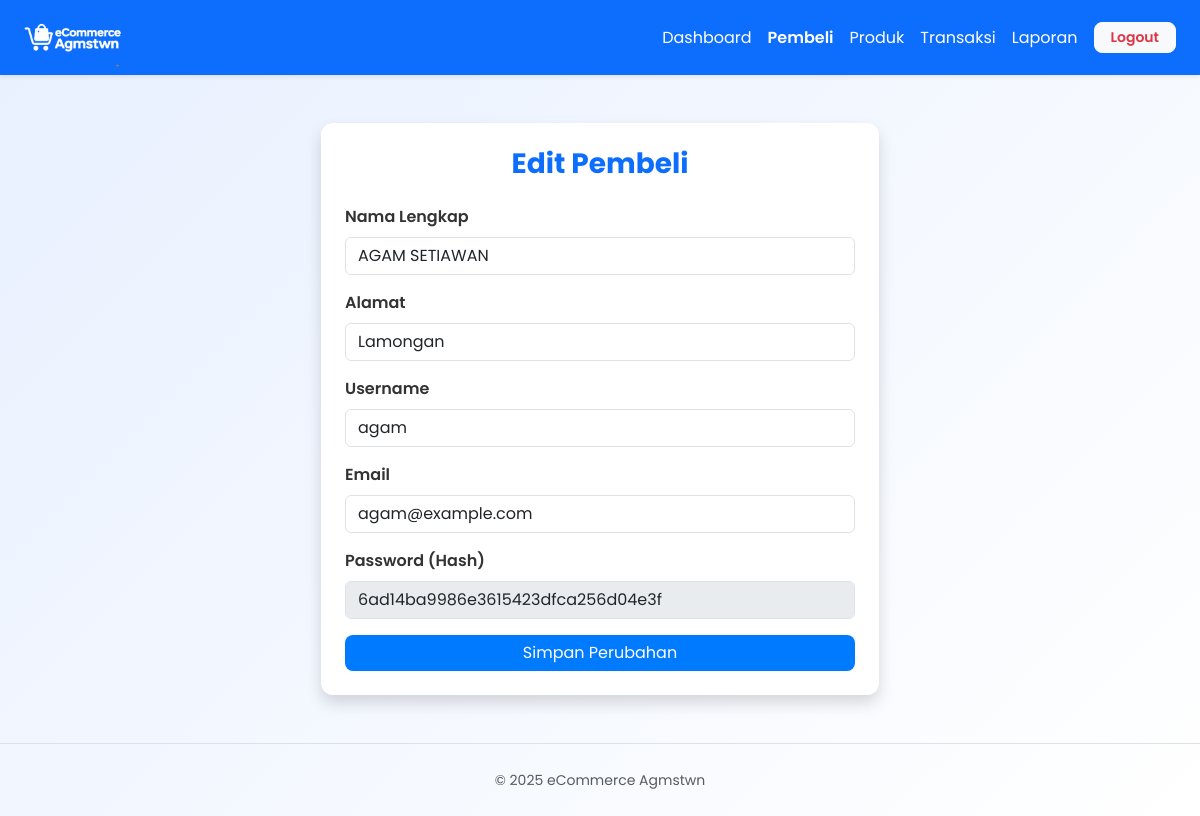
/admin/pembeli_edit.php?id=2 (signed in), run on the app's committed database.
### tables this page shows
CREATE TABLE `users` (
  `id` int(11) NOT NULL,
  `username` varchar(100) DEFAULT NULL,
  `password` varchar(255) DEFAULT NULL,
  `nama` varchar(100) DEFAULT NULL,
  `email` varchar(100) DEFAULT NULL,
  `alamat` varchar(255) DEFAULT NULL,
  `role` enum('admin','user') DEFAULT 'user'
);

### admin/pembeli_edit.php (the view, shortened to what this page needs)
<?php
include '../config/koneksi.php';
$id = intval($_GET['id']);
$p = mysqli_fetch_assoc(mysqli_query($conn, "SELECT * FROM users WHERE id='$id' AND role='user'"));
?>
<!DOCTYPE html>
<html lang="id">
<head>
<link href="https://cdn.jsdelivr.net/npm/bootstrap@5.3.3/dist/css/bootstrap.min.css" rel="stylesheet">
<link rel="stylesheet" href="../assets/style.css">
</head>
<body class="bg-light">
<nav class="navbar navbar-expand-lg navbar-dark bg-primary shadow-sm w-100" style="margin:0; padding:0;">
  <div class="container-fluid px-4">
    <a class="navbar-brand" href="index.php">
        <img src="../assets/logo.png" alt="eCommerce Agmstwn">
    </a>
    <div class="collapse navbar-collapse" id="adminNavbar">
      <ul class="navbar-nav ms-auto align-items-center">
        <li class="nav-item"><a class="nav-link text-white" href="index.php"> Dashboard</a></li>
        <li class="nav-item"><a class="nav-link text-white fw-semibold active" href="pembeli.php">Pembeli</a></li>
        <li class="nav-item"><a class="nav-link text-white" href="produk.php"> Produk</a></li>
        <li class="nav-item"><a class="nav-link text-white" href="transaksi.php"> Transaksi</a></li>
        <li class="nav-item"><a class="nav-link text-white" href="laporan.php"> Laporan</a></li>
        <li class="nav-item ms-2">
          <a class="btn btn-light btn-sm text-danger fw-semibold px-3" href="../auth/logout.php"> Logout</a>
        </li>
      </ul>
    </div>
  </div>
</nav>
<div class="container my-5">
    <div class="card shadow p-4 col-lg-6 mx-auto">
        <h3 class="fw-bold text-center text-primary mb-4">Edit Pembeli</h3>
            <form method="POST">
                <div class="mb-3">
                    <label class="form-label fw-semibold">Nama Lengkap</label>
                    <input type="text" name="nama" class="form-control" value="<?= htmlspecialchars($p['nama']) ?>" required>
                </div>
                <div class="mb-3">
                    <label class="form-label fw-semibold">Alamat</label>
                    <input type="text" name="alamat" class="form-control" value="<?= htmlspecialchars($p['alamat']) ?>" required>
                </div>
                <div class="mb-3">
                    <label class="form-label fw-semibold">Username</label>
                    <input type="text" name="username" class="form-control" value="<?= htmlspecialchars($p['username']) ?>" required>
                </div>
                <div class="mb-3">
                    <label class="form-label fw-semibold">Email</label>
                    <input type="email" name="email" class="form-control" value="<?= htmlspecialchars($p['email']) ?>" required>
                </div>
                <div class="mb-3">
                    <label class="form-label fw-semibold">Password (Hash)</label>
                    <input type="text" class="form-control" value="<?= htmlspecialchars($p['password']) ?>" disabled>
                </div>
                <div class="d-grid gap-2">
                    <button type="submit" name="update" class="btn btn-primary">Simpan Perubahan</button>
                </div>
            </form>
    </div>
</div>
<footer class="text-center text-muted py-4 border-top mt-4">
    <small>© <?= date('Y') ?> eCommerce Agmstwn</small>
</footer>
</body>
</html>

### assets/style.css (style rules this page uses)
body { font-family: 'Poppins', sans-serif; background-color: #f8faff; }
.navbar { margin-left: 230px; }
body { background: linear-gradient(135deg, #e8f0ff, #ffffff); font-family: 'Poppins', sans-serif; }
.btn-primary { background-color: #0d6efd; border: none; }
.card { border: none; border-radius: 12px; background: #fff; }
.card { border: none; border-radius: 12px; background-color: #fff; }
.btn-primary { background-color: #0d6efd; border: none; transition: all 0.2s ease; }
form label { color: #333; }
.card { border-radius: 12px; border: none; }
.btn { border-radius: 8px; transition: all 0.2s ease-in-out; }
.navbar.bg-primary { width: 100%; top: 0; left: 0; border-radius: 0; z-index: 1030; }
html, body { margin: 0; padding: 0; overflow-x: hidden; }
body { background-color: #f8f9fa; font-family: 'Poppins', sans-serif; }
.card { border-radius: 12px; }
.navbar.bg-primary { top: 0; left: 0; width: 100%; border-radius: 0; z-index: 1030; }
.btn-primary { background-color: #007bff; border: none; }
.navbar-brand img { height: 65px; object-fit: contain; }

### data on the page
users: nama "AGAM SETIAWAN", alamat "Lamongan", username "agam", email "agam@example.com", password "6ad14ba9986e3615423dfca256d04e3f"
